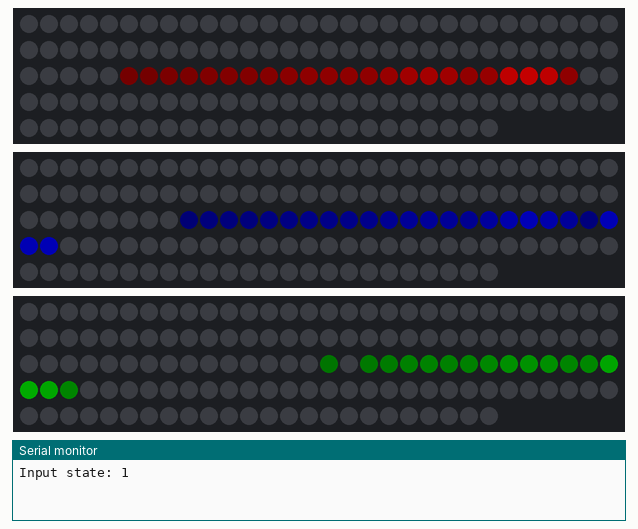
Bench run of a sketch on a simulated Arduino Uno, built with avr-gcc and run on an emulated ATmega328P. On the bench: 3 × 144 RGB LEDs in strip order, left to right, continuing on the next row, the last lines printed to the serial monitor. Dim RGB values are drawn brighter than linear.

Above: at 1.0 s.
At 1.9 s:
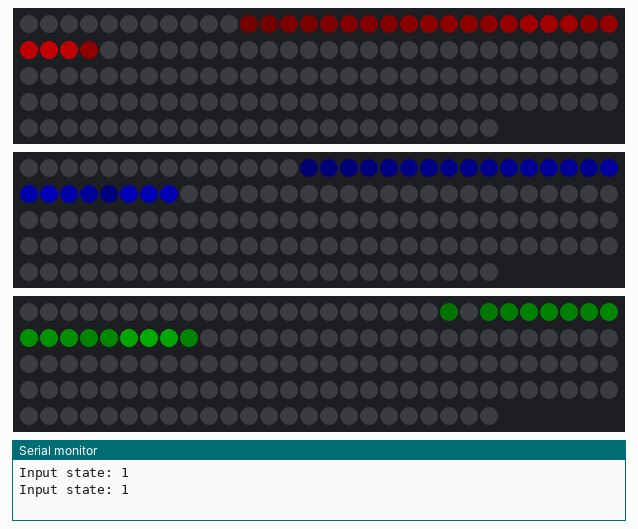
At 2.8 s:
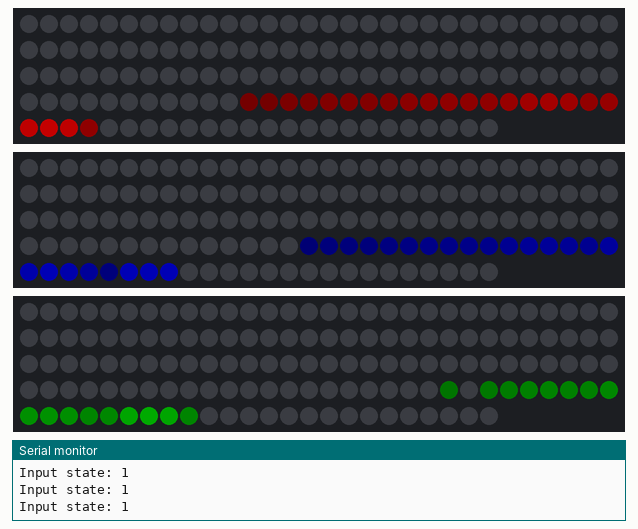
At 3.8 s:
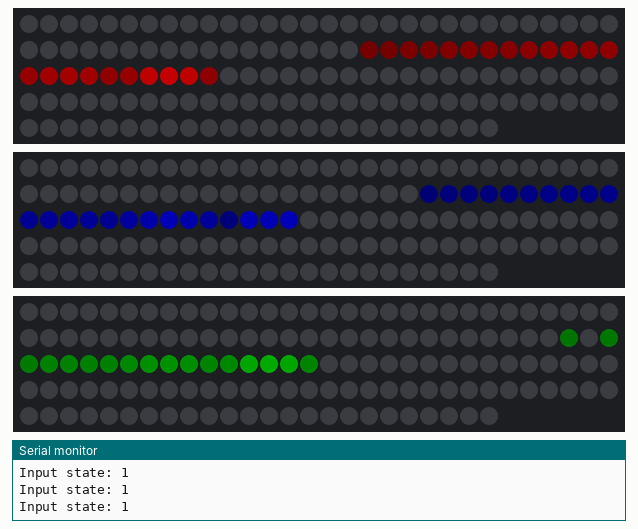
At 5.6 s:
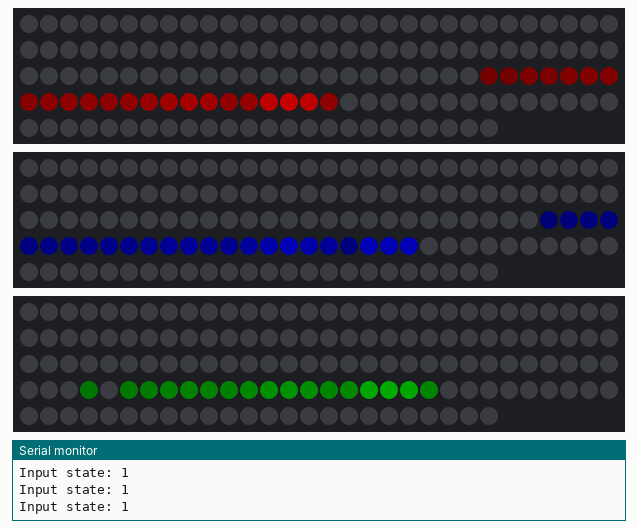
At 7.5 s:
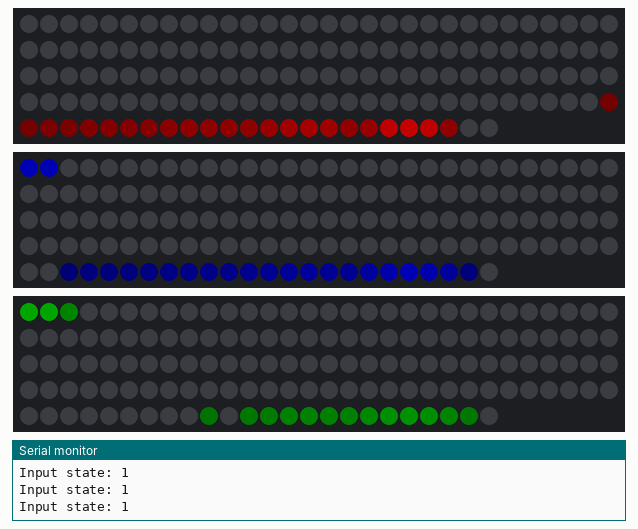

Measured:
- by itself, everything shown: repeats every 7.5 s, in 8 steps
- what the display in image 1 shows lasts 0.9 s, from 1.9 s to 2.8 s

The sketch:

Scintillator_Input2.ino
```cpp
// UIDescription: This example shows how to blur a strip of LEDs. It uses the blur1d function to blur the strip and fadeToBlackBy to dim the strip. A bright pixel moves along the strip.
// Author: Zach Vorhies

#include <FastLED.h>

#define NUM_LEDS 144
#define NUM_LEDS2 144
#define NUM_LEDS3 144
#define DATA_PIN 7  // Change this to match your LED strip's data pin
#define DATA_PIN2 6
#define DATA_PIN3 5
#define BRIGHTNESS 255

CRGB leds[NUM_LEDS];
CRGB leds2[NUM_LEDS2];
CRGB leds3[NUM_LEDS3];

// Define the pin numbers
const int inputPin = 2;    // Pin for the digital input (e.g., a button)
const int ledPin = 7;
const int ledPin2 = 6;
const int ledPin3 = 5;

uint8_t pos = 0;
uint8_t pos2 = 0;
uint8_t pos3 = 0;
bool toggle = false;

void setup() {
  FastLED.addLeds<WS2812B, DATA_PIN, GRB>(leds, NUM_LEDS);
  FastLED.addLeds<WS2812B, DATA_PIN2, GRB>(leds2, NUM_LEDS2);
  FastLED.addLeds<WS2812B, DATA_PIN3, GRB>(leds3, NUM_LEDS3);
  FastLED.setBrightness(BRIGHTNESS);

  // Initialize the input pin and the LED pin
  pinMode(inputPin, INPUT);   // Set the input pin as INPUT
  pinMode(ledPin, OUTPUT);    // Set the LED pin as OUTPUT
  pinMode(ledPin2, OUTPUT);
  pinMode(ledPin3, OUTPUT);

  // Start serial communication
  Serial.begin(9600);         // Initialize serial communication at 9600 baud rate
}

void loop() {
  // Read the state of the input pin
  int inputState = 1; //digitalRead(inputPin);

  if(inputState>0){
    for(int whiteLed = 0; whiteLed < NUM_LEDS; whiteLed = whiteLed + 4) {
    // Set the LED state to the same as the input state
    digitalWrite(ledPin, inputState);
    digitalWrite(ledPin2, inputState);
    digitalWrite(ledPin3, inputState);

    // Add a bright pixel that moves
    leds[pos] = CRGB::Red;
    leds2[pos2] = CRGB::Blue;
    leds3[pos3] = CRGB::Green;
    // Blur the entire strip
    blur1d(leds, NUM_LEDS, 172);
    blur1d(leds2, NUM_LEDS, 172);
    blur1d(leds3, NUM_LEDS, 172);
    fadeToBlackBy(leds, NUM_LEDS, 64);
    fadeToBlackBy(leds2, NUM_LEDS, 64);
    fadeToBlackBy(leds3, NUM_LEDS, 64);
    FastLED.show();
    // Move the position of the dot
    if (toggle) {
      pos = (pos + 5) % NUM_LEDS;
    }
    toggle = !toggle;

    if (toggle) {
      pos2 = (pos + 5) % NUM_LEDS2;
    }
    toggle = !toggle;

    if (toggle) {
      pos3 = (pos + 5) % NUM_LEDS3;
    }
    toggle = !toggle;
    }
    // Print the input state to the Serial Monitor
    Serial.print("Input state: ");
    Serial.println(inputState);
    delay(.5);
    digitalWrite(ledPin, 0);
    digitalWrite(ledPin2, 0);
    digitalWrite(ledPin3, 0);
  }
}
```
